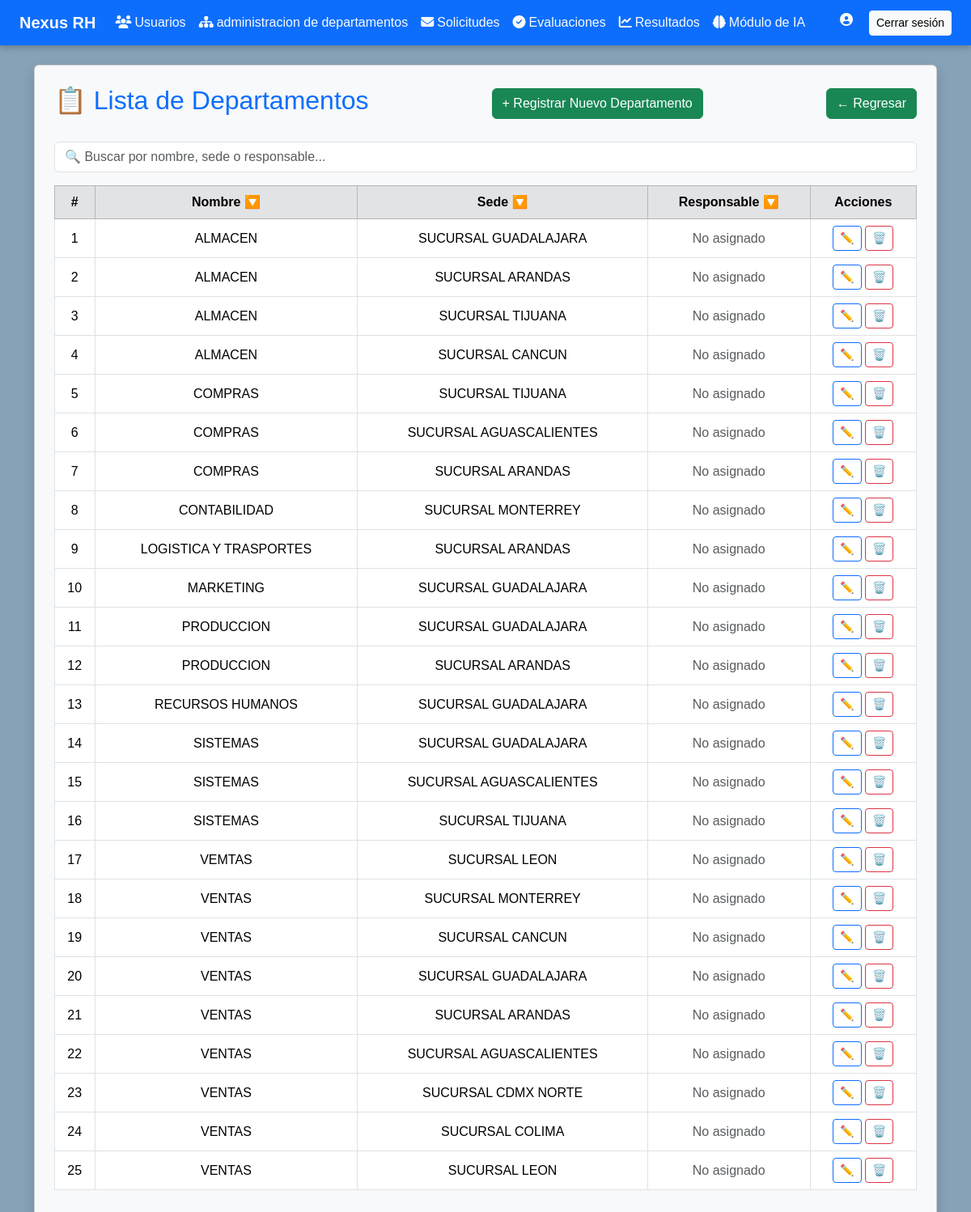
The app's page /app/views/admin/departamentos/lista_dep.php (signed in) with its own data.
### tables this page shows
CREATE TABLE `departamentos` (
  `id` int(11) NOT NULL,
  `nombre` varchar(100) NOT NULL,
  `descripcion` text NOT NULL,
  `sede_id` int(11) NOT NULL,
  `responsable_id` int(11) DEFAULT NULL,
  `estado` enum('activo','inactivo') DEFAULT 'activo',
  `creado_en` timestamp NOT NULL DEFAULT current_timestamp(),
  `actualizado_en` timestamp NOT NULL DEFAULT current_timestamp() ON UPDATE current_timestamp()
);

CREATE TABLE `sedes` (
  `id` int(11) NOT NULL,
  `nombre` varchar(100) NOT NULL,
  `domicilio` varchar(150) NOT NULL,
  `numero` varchar(10) NOT NULL,
  `interior` varchar(10) DEFAULT NULL,
  `colonia` varchar(100) NOT NULL,
  `municipio` varchar(100) NOT NULL,
  `estado` varchar(100) NOT NULL,
  `cp` varchar(10) NOT NULL,
  `telefono` varchar(20) NOT NULL,
  `fecha_registro` timestamp NOT NULL DEFAULT current_timestamp(),
  `activo` tinyint(1) DEFAULT 1
);

### config/conexion.php (called while the page is built)
<?php
class Conexion {
    private static $pdo = null;
    public static function getConexion() {
        if (self::$pdo === null) {
            $host = 'localhost';
            $db = 'sistema_rh';
            $user = 'root';
            $pass = '';
            try {
                self::$pdo = new PDO("mysql:host=$host;dbname=$db", $user, $pass);
                self::$pdo->setAttribute(PDO::ATTR_ERRMODE, PDO::ERRMODE_EXCEPTION);
            } catch (PDOException $e) {
                die("Error de conexión: " . $e->getMessage());
            }
        }
        return self::$pdo;
    }
}

### app/models/departamento.php (called while the page is built, shortened)
<?php
require_once(__DIR__ . '/../../config/conexion.php');
class Departamento {
    private $pdo;
    public function __construct() {
        $this->pdo = Conexion::getConexion();
    }
    public function obtenerTodosConSedeYResponsable() {
        try {
            $sql = "SELECT d.id, d.nombre, d.descripcion, d.sede_id, d.responsable_id, s.nombre AS sede_nombre,
                           CONCAT(u.nombre_completo, ' (', u.numero_empleado, ')') AS responsable
                    FROM departamentos d
                    INNER JOIN sedes s ON d.sede_id = s.id
                    LEFT JOIN usuarios u ON d.responsable_id = u.id
                    WHERE d.estado = 1
                    ORDER BY d.nombre ASC";
            $stmt = $this->pdo->query($sql);
            return $stmt->fetchAll(PDO::FETCH_ASSOC);
        } catch (PDOException $e) {
            error_log("Error al obtener departamentos: " . $e->getMessage());
            return [];
        }
    }
}

### app/views/admin/departamentos/lista_dep.php (the view, shortened to what this page needs)
<?php
require_once('../../../models/departamento.php');
include_once('../../shared/header.php');
$departamento = new Departamento();
$departamentos = $departamento->obtenerTodosConSedeYResponsable();
?>
<div class="container mt-4">
  <div class="card shadow p-4 bg-light">
    <div class="d-flex justify-content-between align-items-center mb-4">
      <h2 class="text-primary">📋 Lista de Departamentos</h2>
      <a href="crear_dep.php" class="btn btn-success">+ Registrar Nuevo Departamento</a>
      <a href="menu.php" class="btn btn-success">← Regresar</a>
    </div>
    <?php if (empty($departamentos)): ?>
      <div class="alert alert-info text-center">No hay departamentos registrados.</div>
    <?php else: ?>
      <div class="mb-3">
        <input type="text" id="busqueda" class="form-control" placeholder="🔍 Buscar por nombre, sede o responsable...">
      </div>
      <div class="table-responsive">
        <table class="table table-bordered table-hover align-middle" id="tablaDepartamentos">
          <thead class="table-secondary text-center">
  <tr>
    <th data-columna="0">#</th>
    <th data-columna="1" style="cursor: pointer;">Nombre 🔽</th>
    <th data-columna="2" style="cursor: pointer;">Sede 🔽</th>
    <th data-columna="3" style="cursor: pointer;">Responsable 🔽</th>
    <th>Acciones</th>
  </tr>
</thead>
          <tbody class="text-center">
            <?php foreach ($departamentos as $index => $dep): ?>
              <tr>
                <td><?= $index + 1 ?></td>
                <td><?= htmlspecialchars($dep['nombre']) ?></td>
                <td><?= htmlspecialchars($dep['sede_nombre']) ?></td>
                <td>
                  <?= $dep['responsable']
                    ? htmlspecialchars($dep['responsable'])
                    : '<span class="text-muted">No asignado</span>' ?>
                </td>
                <td>
                  <a href="editar_dep.php?id=<?= $dep['id'] ?>" class="btn btn-sm btn-outline-primary">✏️ </a>
                  <a href="eliminar_dep.php?id=<?= $dep['id'] ?>" class="btn btn-sm btn-outline-danger" onclick="return confirmarEliminacion()">🗑️</a>
                </td>
              </tr>
            <?php endforeach; ?>
          </tbody>
        </table>
      </div>
    <?php endif; ?>
  </div>
</div>

### public/css/estilo.css (style rules this page uses)
:root { --azul-petroleo: #87a1b7; --verde-esmeralda: #0D6EFD; --naranja-coral: #FF6B35; --verde-menta: #09BC8A; --gris-azulado: #F5F7FA; --amarillo-mostaza: #F6BD60; --rojo-alerta: #E63946; --texto-principal: #04181e; --blanco-humo: #FAFAFA; }

### records on screen
departamentos: nombre "ALMACEN", sede.nombre "SUCURSAL GUADALAJARA"
departamentos: nombre "ALMACEN", sede.nombre "SUCURSAL ARANDAS"
departamentos: nombre "ALMACEN", sede.nombre "SUCURSAL TIJUANA"
departamentos: nombre "ALMACEN", sede.nombre "SUCURSAL CANCUN"
departamentos: nombre "COMPRAS", sede.nombre "SUCURSAL TIJUANA"
departamentos: nombre "COMPRAS", sede.nombre "SUCURSAL AGUASCALIENTES"
departamentos: nombre "COMPRAS", sede.nombre "SUCURSAL ARANDAS"
departamentos: nombre "CONTABILIDAD", sede.nombre "SUCURSAL MONTERREY"
departamentos: nombre "LOGISTICA Y TRASPORTES", sede.nombre "SUCURSAL ARANDAS"
departamentos: nombre "MARKETING", sede.nombre "SUCURSAL GUADALAJARA"
departamentos: nombre "PRODUCCION", sede.nombre "SUCURSAL GUADALAJARA"
departamentos: nombre "PRODUCCION", sede.nombre "SUCURSAL ARANDAS"
departamentos: nombre "RECURSOS HUMANOS", sede.nombre "SUCURSAL GUADALAJARA"
departamentos: nombre "SISTEMAS", sede.nombre "SUCURSAL GUADALAJARA"
departamentos: nombre "SISTEMAS", sede.nombre "SUCURSAL AGUASCALIENTES"
departamentos: nombre "SISTEMAS", sede.nombre "SUCURSAL TIJUANA"
departamentos: nombre "VEMTAS", sede.nombre "SUCURSAL LEON"
departamentos: nombre "VENTAS", sede.nombre "SUCURSAL MONTERREY"
departamentos: nombre "VENTAS", sede.nombre "SUCURSAL CANCUN"
departamentos: nombre "VENTAS", sede.nombre "SUCURSAL GUADALAJARA"
departamentos: nombre "VENTAS", sede.nombre "SUCURSAL ARANDAS"
departamentos: nombre "VENTAS", sede.nombre "SUCURSAL AGUASCALIENTES"
departamentos: nombre "VENTAS", sede.nombre "SUCURSAL CDMX NORTE"
departamentos: nombre "VENTAS", sede.nombre "SUCURSAL COLIMA"
departamentos: nombre "VENTAS", sede.nombre "SUCURSAL LEON"
